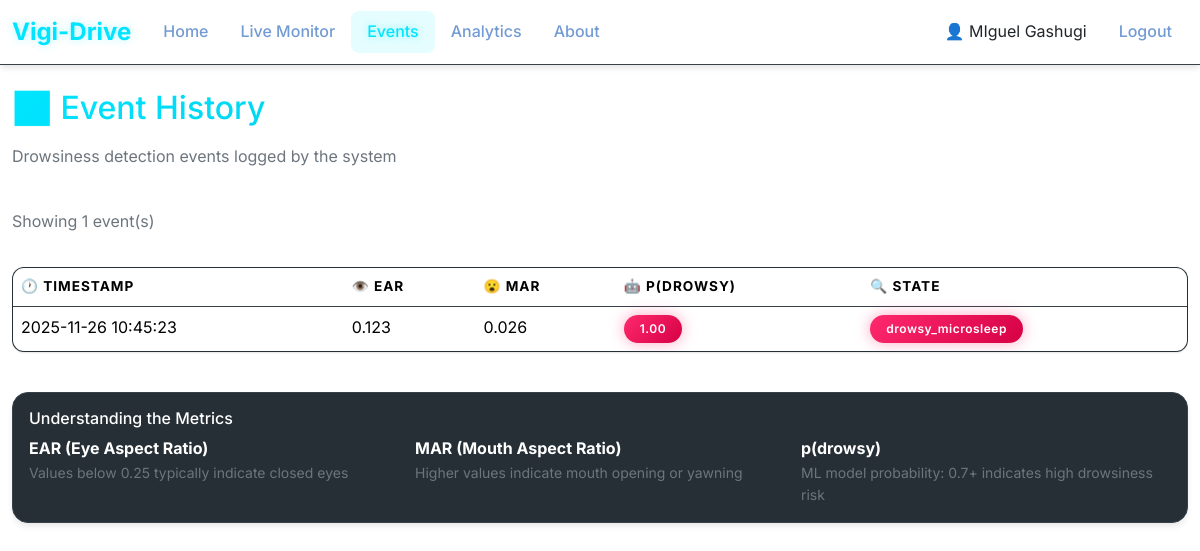
The page /events (signed in) on the database its author committed.
### app.py (models this page shows)
class User(db.Model, UserMixin):
    id = db.Column(db.Integer, primary_key=True)
    google_id = db.Column(db.String(255), unique=True, nullable=False)
    email = db.Column(db.String(255), unique=True, nullable=False)
    name = db.Column(db.String(255))
    avatar = db.Column(db.String(512))
    created_at = db.Column(db.DateTime, default=datetime.utcnow)
    last_login_at = db.Column(db.DateTime)

class DrowsinessEvent(db.Model):
    __tablename__ = 'drowsiness_event'
    id = db.Column(db.Integer, primary_key=True)
    user_id = db.Column(db.Integer, db.ForeignKey("user.id"), nullable=True, index=True)
    timestamp = db.Column(db.DateTime, default=datetime.utcnow, index=True)
    ear = db.Column(db.Float)
    mar = db.Column(db.Float)
    p_drowsy = db.Column(db.Float)
    state = db.Column(db.String(64))
    user = db.relationship("User", backref="events")

### app.py (the view)
@app.route("/events")
@login_required
def events():
    page = request.args.get('page', 1, type=int)
    per_page = 50
    events_paginated = (
        DrowsinessEvent.query.filter_by(user_id=current_user.id)
        .order_by(DrowsinessEvent.timestamp.desc())
        .paginate(page=page, per_page=per_page, error_out=False)
    )
    return render_template("events.html", events=events_paginated.items, pagination=events_paginated)

### app.py (called while the page is built)
@login_manager.user_loader
def load_user(user_id):
    try:
        return User.query.get(int(user_id))
    except (TypeError, ValueError):
        return None

### templates/events.html
{% extends 'base.html' %}
{% block content %}
<div class="row mb-4">
  <div class="col-12">
    <h2 class="text-gradient mb-3">📊 Event History</h2>
    <p class="text-secondary">Drowsiness detection events logged by the system</p>
  </div>
</div>
{% if events %}
<div class="row mb-3">
  <div class="col-md-8">
    <p class="text-secondary">Showing {{ events|length }} event(s)</p>
  </div>
</div>
<div class="table-responsive">
  <table class="table table-hover">
    <thead>
      <tr>
        <th>🕐 Timestamp</th>
        <th>👁️ EAR</th>
        <th>😮 MAR</th>
        <th>🤖 p(drowsy)</th>
        <th>🔍 State</th>
      </tr>
    </thead>
    <tbody>
      {% for e in events %}
      <tr>
        <td>{{ e.timestamp.strftime('%Y-%m-%d %H:%M:%S') if e.timestamp else 'N/A' }}</td>
        <td>{{ "%.3f"|format(e.ear) if e.ear else 'N/A' }}</td>
        <td>{{ "%.3f"|format(e.mar) if e.mar else 'N/A' }}</td>
        <td>
          {% if e.p_drowsy %}
          <span
            class="badge {% if e.p_drowsy > 0.7 %}bg-danger{% elif e.p_drowsy > 0.4 %}bg-warning{% else %}bg-success{% endif %}">
            {{ "%.2f"|format(e.p_drowsy) }}
          </span>
          {% else %}
          N/A
          {% endif %}
        </td>
        <td>
          <span class="badge {% if 'drowsy' in e.state.lower() %}bg-danger{% else %}bg-secondary{% endif %}">
            {{ e.state }}
          </span>
        </td>
      </tr>
      {% endfor %}
    </tbody>
  </table>
</div>
{% else %}
<div class="alert alert-info">
  <h5>ℹ️ No events logged yet</h5>
  <p class="mb-0">Events will appear here when drowsiness is detected. Make sure the detector is running and monitoring.
  </p>
</div>
{% endif %}
<div class="row mt-4">
  <div class="col-12">
    <div class="card">
      <div class="card-body">
        <h6 class="card-title">Understanding the Metrics</h6>
        <div class="row g-3">
          <div class="col-md-4">
            <strong>EAR (Eye Aspect Ratio)</strong>
            <p class="small text-secondary mb-0">Values below 0.25 typically indicate closed eyes</p>
          </div>
          <div class="col-md-4">
            <strong>MAR (Mouth Aspect Ratio)</strong>
            <p class="small text-secondary mb-0">Higher values indicate mouth opening or yawning</p>
          </div>
          <div class="col-md-4">
            <strong>p(drowsy)</strong>
            <p class="small text-secondary mb-0">ML model probability: 0.7+ indicates high drowsiness risk</p>
          </div>
        </div>
      </div>
    </div>
  </div>
</div>
{% endblock %}

### templates/base.html (shortened to what this page needs)
<!doctype html>
<html lang="en">
<head>
  <link href="https://cdn.jsdelivr.net/npm/bootstrap@5.3.3/dist/css/bootstrap.min.css" rel="stylesheet">
  <link rel="stylesheet" href="{{ url_for('static', filename='css/style.css') }}">
</head>
<body>
  <nav class="navbar navbar-expand-lg navbar-dark">
    <div class="container-fluid">
      <a class="navbar-brand" href="{{ url_for('index') }}"> Vigi-Drive</a>
      <div class="collapse navbar-collapse" id="navbarNav">
        <ul class="navbar-nav me-auto mb-2 mb-lg-0">
          <li class="nav-item"><a class="nav-link {% if request.endpoint == 'home' %}active{% endif %}"
              href="{{ url_for('home') }}">Home</a></li>
          <li class="nav-item"><a class="nav-link {% if request.endpoint == 'monitor' %}active{% endif %}"
              href="{{ url_for('monitor') }}">Live Monitor</a></li>
          <li class="nav-item"><a class="nav-link {% if request.endpoint == 'events' %}active{% endif %}"
              href="{{ url_for('events') }}">Events</a></li>
          <li class="nav-item"><a class="nav-link {% if request.endpoint == 'analytics' %}active{% endif %}"
              href="{{ url_for('analytics') }}">Analytics</a></li>
          <li class="nav-item"><a class="nav-link {% if request.endpoint == 'about' %}active{% endif %}"
              href="{{ url_for('about') }}">About</a></li>
        </ul>
        <ul class="navbar-nav ms-auto mb-2 mb-lg-0 align-items-center">
          {% if current_user.is_authenticated %}
          <li class="nav-item">
            <span class="navbar-text me-3 text-dark">👤 {{ current_user.name or current_user.email }}</span>
          </li>
          <li class="nav-item">
            <a class="nav-link" href="{{ url_for('logout') }}">Logout</a>
          </li>
          {% else %}
          <li class="nav-item">
            <a class="nav-link" href="{{ url_for('login') }}">Login </a>
          </li>
          {% endif %}
        </ul>
      </div>
    </div>
  </nav>
  <main class="container mt-4 mb-5">
    {% block content %}{% endblock %}
  </main>
</body>
</html>

### static/css/style.css (style rules this page uses)
:root { --primary-color: #00e5ff; --primary-dark: #00b8cc; --primary-light: #80f2ff; --secondary-color: #10b981; --danger-color: #ff2a6d; --warning-color: #ffcc00; --success-color: #00ff9d; --bg-color: #ffffff; --card-bg: #262f36; --card-border: #36414a; --text-main: #1c2329; --text-inverse: #ffffff; --text-secondary: #64748b; --text-secondary-inverse: #739bd3; --navbar-bg: #ffffff; --gradient-primary: linear-gradient(135deg, #00e5ff 0%, #00a8cc 100%); --gradient-success: linear-gradient(135deg, #00ff9d 0%, #00cc7a 100%); --gradient-danger: linear-gradient(135deg, #ff2a6d 0%, #d60045 100%); --gradient-warning: linear-gradient(135deg, #ffcc00 0%, #ff9900 100%); --shadow-sm: 0 1px 2px 0 rgba(0, 0, 0, 0.1); --shadow-md: 0 4px 6px -1px rgba(0, 0, 0, 0.1); --shadow-lg: 0 10px 15px -3px rgba(0, 0, 0, 0.2); --shadow-glow: 0 0 20px rgba(0, 229, 255, 0.4); }
* { margin: 0; padding: 0; box-sizing: border-box; }
body { font-family: 'Inter', -apple-system, BlinkMacSystemFont, 'Segoe UI', Roboto, sans-serif; background: var(--bg-color); color: var(--text-main); line-height: 1.6; min-height: 100vh; }
.navbar { background: var(--navbar-bg) !important; backdrop-filter: blur(10px); border-bottom: 1px solid var(--card-border); box-shadow: var(--shadow-md); }
.navbar-brand { font-weight: 700; font-size: 1.5rem; color: var(--primary-color) !important; text-shadow: 0 0 10px rgba(0, 229, 255, 0.3); transition: transform 0.3s ease; }
.nav-link { color: var(--text-secondary-inverse) !important; transition: all 0.3s ease; position: relative; padding: 0.5rem 1rem !important; border-radius: 8px; font-weight: 500; }
.nav-link:hover, .nav-link.active { color: var(--primary-color) !important; background: rgba(0, 229, 255, 0.1); text-shadow: 0 0 8px rgba(0, 229, 255, 0.4); }
.nav-link::after { content: ''; position: absolute; bottom: 0; left: 50%; transform: translateX(-50%); width: 0; height: 2px; background: var(--primary-color); transition: width 0.3s ease; box-shadow: 0 0 10px var(--primary-color); }
.container { max-width: 1200px; }
.card { background: var(--card-bg); border: 1px solid var(--card-border); border-radius: 16px; box-shadow: var(--shadow-md); color: var(--text-inverse); transition: transform 0.3s ease, box-shadow 0.3s ease, border-color 0.3s ease; }
.badge { padding: 0.5rem 1rem; border-radius: 20px; font-weight: 600; letter-spacing: 0.5px; animation: pulse-badge 2s ease-in-out infinite; }
.badge.bg-danger { background: var(--gradient-danger) !important; box-shadow: 0 0 15px rgba(255, 42, 109, 0.4); color: white; }
.table { background: var(--card-bg); color: var(--text-inverse); border-radius: 12px; overflow: hidden; box-shadow: var(--shadow-sm); border: 1px solid var(--card-border); }
.table thead { background: rgba(0, 229, 255, 0.1); color: var(--primary-color); font-weight: 600; text-transform: uppercase; font-size: 0.85rem; letter-spacing: 1px; }
.table tbody tr { transition: all 0.3s ease; border-bottom: 1px solid var(--card-border); }
.text-gradient { background: var(--gradient-primary); -webkit-background-clip: text; background-clip: text; -webkit-text-fill-color: transparent; }

### rows shown on the page
User: name "MIguel Gashugi"
DrowsinessEvent: timestamp "2025-11-26 10:45:23", ear "0.123", mar "0.026", p_drowsy "1.00", state "drowsy_microsleep"

### other values the page prints
{{ events|length }} "1"
